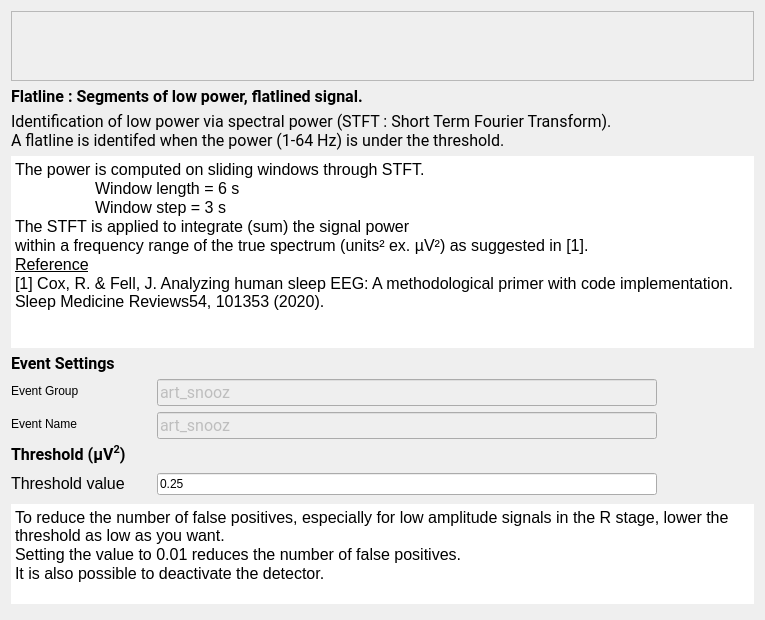
<?xml version="1.0" encoding="UTF-8"?>
<ui version="4.0">
 <class>FlatlineStep</class>
 <widget class="QWidget" name="FlatlineStep">
  <property name="geometry">
   <rect>
    <x>0</x>
    <y>0</y>
    <width>765</width>
    <height>620</height>
   </rect>
  </property>
  <property name="windowTitle">
   <string>Form</string>
  </property>
  <property name="styleSheet">
   <string>font: 12pt &quot;Roboto&quot;;</string>
  </property>
  <layout class="QVBoxLayout" name="verticalLayout_5">
   <item>
    <widget class="QScrollArea" name="scrollArea">
     <property name="sizePolicy">
      <sizepolicy hsizetype="Expanding" vsizetype="Preferred">
       <horstretch>0</horstretch>
       <verstretch>0</verstretch>
      </sizepolicy>
     </property>
     <property name="widgetResizable">
      <bool>true</bool>
     </property>
     <widget class="QWidget" name="scrollAreaWidgetContents">
      <property name="geometry">
       <rect>
        <x>0</x>
        <y>0</y>
        <width>1548</width>
        <height>190</height>
       </rect>
      </property>
      <layout class="QHBoxLayout" name="horizontalLayout">
       <item>
        <widget class="QLabel" name="label_2">
         <property name="text">
          <string/>
         </property>
         <property name="pixmap">
          <pixmap resource="FlatlineStep_res.qrc">:/flatline/flatlined.png</pixmap>
         </property>
        </widget>
       </item>
      </layout>
     </widget>
    </widget>
   </item>
   <item>
    <layout class="QVBoxLayout" name="verticalLayout_3">
     <item>
      <widget class="QLabel" name="label_6">
       <property name="maximumSize">
        <size>
         <width>16777215</width>
         <height>30</height>
        </size>
       </property>
       <property name="font">
        <font>
         <family>Roboto</family>
         <pointsize>12</pointsize>
         <weight>50</weight>
         <italic>false</italic>
         <bold>false</bold>
        </font>
       </property>
       <property name="text">
        <string>&lt;html&gt;&lt;head/&gt;&lt;body&gt;&lt;p&gt;&lt;span style=&quot; font-weight:600;&quot;&gt;Flatline : Segments of low power, flatlined signal.&lt;/span&gt;&lt;/p&gt;&lt;/body&gt;&lt;/html&gt;</string>
       </property>
      </widget>
     </item>
     <item>
      <widget class="QLabel" name="label_7">
       <property name="font">
        <font>
         <family>Roboto</family>
         <pointsize>12</pointsize>
         <weight>50</weight>
         <italic>false</italic>
         <bold>false</bold>
        </font>
       </property>
       <property name="text">
        <string>Identification of low power via spectral power (STFT : Short Term Fourier Transform).
A flatline is identifed when the power (1-64 Hz) is under the threshold.</string>
       </property>
      </widget>
     </item>
     <item>
      <widget class="QTextEdit" name="textEdit_2">
       <property name="frameShape">
        <enum>QFrame::NoFrame</enum>
       </property>
       <property name="lineWidth">
        <number>0</number>
       </property>
       <property name="readOnly">
        <bool>true</bool>
       </property>
       <property name="html">
        <string>&lt;!DOCTYPE HTML PUBLIC &quot;-//W3C//DTD HTML 4.0//EN&quot; &quot;http://www.w3.org/TR/REC-html40/strict.dtd&quot;&gt;
&lt;html&gt;&lt;head&gt;&lt;meta name=&quot;qrichtext&quot; content=&quot;1&quot; /&gt;&lt;style type=&quot;text/css&quot;&gt;
p, li { white-space: pre-wrap; }
&lt;/style&gt;&lt;/head&gt;&lt;body style=&quot; font-family:'Roboto'; font-size:12pt; font-weight:400; font-style:normal;&quot;&gt;
&lt;p style=&quot; margin-top:0px; margin-bottom:0px; margin-left:0px; margin-right:0px; -qt-block-indent:0; text-indent:0px;&quot;&gt;The power is computed on sliding windows through STFT.&lt;/p&gt;
&lt;p style=&quot; margin-top:0px; margin-bottom:0px; margin-left:0px; margin-right:0px; -qt-block-indent:0; text-indent:0px;&quot;&gt;	Window length = 6 s&lt;/p&gt;
&lt;p style=&quot; margin-top:0px; margin-bottom:0px; margin-left:0px; margin-right:0px; -qt-block-indent:0; text-indent:0px;&quot;&gt;	Window step = 3 s &lt;/p&gt;
&lt;p style=&quot; margin-top:0px; margin-bottom:0px; margin-left:0px; margin-right:0px; -qt-block-indent:0; text-indent:0px;&quot;&gt;The STFT is applied to integrate (sum) the signal power &lt;/p&gt;
&lt;p style=&quot; margin-top:0px; margin-bottom:0px; margin-left:0px; margin-right:0px; -qt-block-indent:0; text-indent:0px;&quot;&gt;within a frequency range of the true spectrum (units² ex. µV²) as suggested in [1].&lt;/p&gt;
&lt;p style=&quot; margin-top:0px; margin-bottom:0px; margin-left:0px; margin-right:0px; -qt-block-indent:0; text-indent:0px;&quot;&gt;&lt;span style=&quot; text-decoration: underline;&quot;&gt;Reference&lt;/span&gt;&lt;/p&gt;
&lt;p style=&quot; margin-top:0px; margin-bottom:0px; margin-left:0px; margin-right:0px; -qt-block-indent:0; text-indent:0px;&quot;&gt;[1] Cox, R. &amp;amp; Fell, J. Analyzing human sleep EEG: A methodological primer with code implementation. Sleep Medicine Reviews54, 101353 (2020).&lt;/p&gt;&lt;/body&gt;&lt;/html&gt;</string>
       </property>
      </widget>
     </item>
    </layout>
   </item>
   <item>
    <layout class="QHBoxLayout" name="horizontalLayout_2">
     <item>
      <layout class="QVBoxLayout" name="verticalLayout_4">
       <item>
        <layout class="QVBoxLayout" name="verticalLayout">
         <item>
          <widget class="QLabel" name="label_4">
           <property name="font">
            <font>
             <family>Roboto</family>
             <pointsize>12</pointsize>
             <weight>50</weight>
             <italic>false</italic>
             <bold>false</bold>
            </font>
           </property>
           <property name="text">
            <string>&lt;html&gt;&lt;head/&gt;&lt;body&gt;&lt;p&gt;&lt;span style=&quot; font-weight:600;&quot;&gt;Event Settings&lt;/span&gt;&lt;/p&gt;&lt;/body&gt;&lt;/html&gt;</string>
           </property>
          </widget>
         </item>
         <item>
          <layout class="QFormLayout" name="formLayout">
           <item row="0" column="0">
            <widget class="QLabel" name="label_3">
             <property name="minimumSize">
              <size>
               <width>140</width>
               <height>0</height>
              </size>
             </property>
             <property name="text">
              <string>Event Group</string>
             </property>
            </widget>
           </item>
           <item row="0" column="1">
            <widget class="QLineEdit" name="group_lineEdit">
             <property name="enabled">
              <bool>false</bool>
             </property>
             <property name="maximumSize">
              <size>
               <width>500</width>
               <height>16777215</height>
              </size>
             </property>
             <property name="font">
              <font>
               <family>Roboto</family>
               <pointsize>12</pointsize>
               <weight>50</weight>
               <italic>false</italic>
               <bold>false</bold>
              </font>
             </property>
             <property name="toolTip">
              <string>In which &quot;Event Group&quot; the detected artifact are added (how they will be written to  the annotation file).  Go to the general Detectors Settings to edit the group.</string>
             </property>
             <property name="text">
              <string>art_snooz</string>
             </property>
            </widget>
           </item>
           <item row="1" column="0">
            <widget class="QLabel" name="label_11">
             <property name="text">
              <string>Event Name</string>
             </property>
            </widget>
           </item>
           <item row="1" column="1">
            <widget class="QLineEdit" name="name_lineEdit">
             <property name="enabled">
              <bool>false</bool>
             </property>
             <property name="maximumSize">
              <size>
               <width>500</width>
               <height>16777215</height>
              </size>
             </property>
             <property name="font">
              <font>
               <family>Roboto</family>
               <pointsize>12</pointsize>
               <weight>50</weight>
               <italic>false</italic>
               <bold>false</bold>
              </font>
             </property>
             <property name="toolTip">
              <string>The event name of the detected artifact (how they will be wrtten to the annotation file).  Go to the general Detectors Settings to edit the name.</string>
             </property>
             <property name="text">
              <string>art_snooz</string>
             </property>
            </widget>
           </item>
          </layout>
         </item>
        </layout>
       </item>
       <item>
        <layout class="QVBoxLayout" name="verticalLayout_2">
         <item>
          <widget class="QLabel" name="label">
           <property name="font">
            <font>
             <family>Roboto</family>
             <pointsize>12</pointsize>
             <weight>50</weight>
             <italic>false</italic>
             <bold>false</bold>
             <stylestrategy>PreferAntialias</stylestrategy>
            </font>
           </property>
           <property name="text">
            <string>&lt;html&gt;&lt;head/&gt;&lt;body&gt;&lt;p&gt;&lt;span style=&quot; font-weight:600;&quot;&gt;Threshold (µV&lt;/span&gt;&lt;span style=&quot; font-weight:600; vertical-align:super;&quot;&gt;2&lt;/span&gt;&lt;span style=&quot; font-weight:600;&quot;&gt;)&lt;/span&gt;&lt;/p&gt;&lt;/body&gt;&lt;/html&gt;</string>
           </property>
          </widget>
         </item>
         <item>
          <layout class="QFormLayout" name="formLayout_2">
           <item row="0" column="0">
            <widget class="QLabel" name="label_5">
             <property name="minimumSize">
              <size>
               <width>140</width>
               <height>0</height>
              </size>
             </property>
             <property name="midLineWidth">
              <number>0</number>
             </property>
             <property name="text">
              <string>&lt;html&gt;&lt;head/&gt;&lt;body&gt;&lt;p&gt;&lt;span style=&quot; font-size:12pt&quot;&gt;Threshold value&lt;/span&gt;&lt;/p&gt;&lt;/body&gt;&lt;/html&gt;</string>
             </property>
             <property name="textFormat">
              <enum>Qt::RichText</enum>
             </property>
            </widget>
           </item>
           <item row="0" column="1">
            <widget class="QLineEdit" name="threshold_lineEdit">
             <property name="maximumSize">
              <size>
               <width>500</width>
               <height>16777215</height>
              </size>
             </property>
             <property name="toolTip">
              <string>The threshold value to identify the artifact.  Its units is x times the baseline standard deviation.</string>
             </property>
             <property name="text">
              <string>0.25</string>
             </property>
            </widget>
           </item>
           <item row="1" column="0" colspan="2">
            <widget class="QTextEdit" name="textEdit">
             <property name="maximumSize">
              <size>
               <width>16777215</width>
               <height>100</height>
              </size>
             </property>
             <property name="frameShape">
              <enum>QFrame::HLine</enum>
             </property>
             <property name="lineWidth">
              <number>0</number>
             </property>
             <property name="readOnly">
              <bool>true</bool>
             </property>
             <property name="html">
              <string>&lt;!DOCTYPE HTML PUBLIC &quot;-//W3C//DTD HTML 4.0//EN&quot; &quot;http://www.w3.org/TR/REC-html40/strict.dtd&quot;&gt;
&lt;html&gt;&lt;head&gt;&lt;meta name=&quot;qrichtext&quot; content=&quot;1&quot; /&gt;&lt;style type=&quot;text/css&quot;&gt;
p, li { white-space: pre-wrap; }
&lt;/style&gt;&lt;/head&gt;&lt;body style=&quot; font-family:'Roboto'; font-size:12pt; font-weight:400; font-style:normal;&quot;&gt;
&lt;p style=&quot; margin-top:0px; margin-bottom:0px; margin-left:0px; margin-right:0px; -qt-block-indent:0; text-indent:0px;&quot;&gt;To reduce the number of false positives, especially for low amplitude signals in the R stage, lower the threshold as low as you want.&lt;/p&gt;
&lt;p style=&quot; margin-top:0px; margin-bottom:0px; margin-left:0px; margin-right:0px; -qt-block-indent:0; text-indent:0px;&quot;&gt;Setting the value to 0.01 reduces the number of false positives.&lt;/p&gt;
&lt;p style=&quot; margin-top:0px; margin-bottom:0px; margin-left:0px; margin-right:0px; -qt-block-indent:0; text-indent:0px;&quot;&gt;It is also possible to deactivate the detector.&lt;/p&gt;&lt;/body&gt;&lt;/html&gt;</string>
             </property>
            </widget>
           </item>
          </layout>
         </item>
        </layout>
       </item>
      </layout>
     </item>
    </layout>
   </item>
  </layout>
 </widget>
 <resources>
  <include location="FlatlineStep_res.qrc"/>
  <include location="../../../../../snooz-toolbox/src/main/python/ui/themes/themes.qrc"/>
 </resources>
 <connections/>
 <slots>
  <slot>on_choose()</slot>
  <slot>on_input_format_changed()</slot>
 </slots>
</ui>
